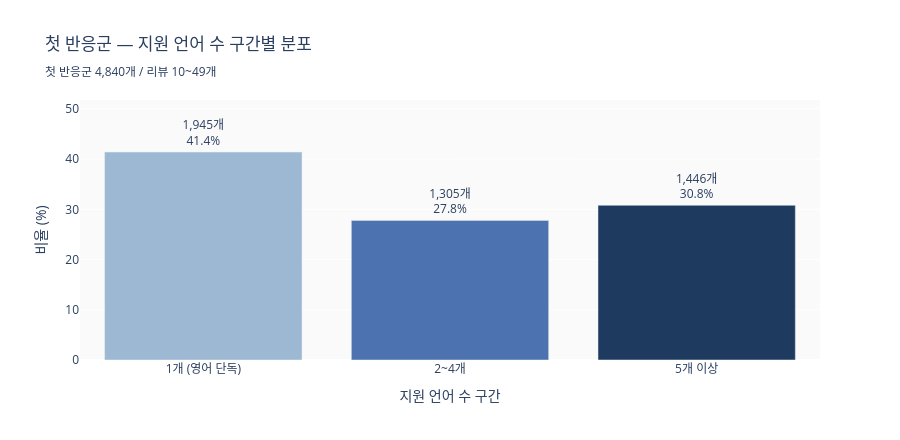

Notebook source saved alongside this figure:
### Markdown cell above
**해석:** 첫 반응군에서 영어 단독 지원 비율은 41.4%로 무반응 그룹(56.7%)보다 15.3%p 낮다. 5개 이상 지원 비율은 30.8%로 무반응 대비 10.9%p 높아, 다국어 지원이 첫 반응 달성과 연관되는 경향이 확인된다.

### Code cell
fig = go.Figure()

fig.add_trace(go.Bar(
    x=first_dist['lang_group'].astype(str),
    y=first_dist['ratio'].round(1),
    marker_color=COLORS_GROUP,
    text=[
        f"{row['game_count']:,}개<br>{row['ratio']:.1f}%"
        for _, row in first_dist.iterrows()
    ],
    textposition='outside',
    textfont=dict(size=12),
    hovertemplate='<b>%{x}</b><br>게임 수: %{customdata:,}<br>비율: %{y:.1f}%<extra></extra>',
    customdata=first_dist['game_count'],
))

fig.update_layout(
    title=(
        '첫 반응군 — 지원 언어 수 구간별 분포<br>'
        f'<sub>첫 반응군 {len(df_first):,}개 / 리뷰 10~49개</sub>'
    ),
    xaxis_title='지원 언어 수 구간',
    yaxis_title='비율 (%)',
    yaxis=dict(range=[0, first_dist['ratio'].max() * 1.25]),
    height=440,
    plot_bgcolor='#FAFAFA',
    showlegend=False,
)

fig.show()

### Figure 1 — Plotly figure (JSON) as saved in the notebook; plotly's stock layout.template omitted (floating-point values rounded to 4 significant figures)
{"data": [{"customdata": [1945, 1305, 1446], "hovertemplate": "<b>%{x}</b><br>게임 수: %{customdata:,}<br>비율: %{y:.1f}%<extra></extra>", "marker": {"color": ["#9DB8D2", "#4C72B0", "#1E3A5F"]}, "text": ["1,945개<br>41.4%", "1,305개<br>27.8%", "1,446개<br>30.8%"], "textfont": {"size": 12}, "textposition": "outside", "type": "bar", "x": ["1개 (영어 단독)", "2~4개", "5개 이상"], "y": [41.4, 27.8, 30.8]}], "layout": {"height": 440, "plot_bgcolor": "#FAFAFA", "showlegend": false, "title": {"text": "첫 반응군 — 지원 언어 수 구간별 분포<br><sub>첫 반응군 4,840개 / 리뷰 10~49개</sub>"}, "xaxis": {"title": {"text": "지원 언어 수 구간"}}, "yaxis": {"range": [0, 51.77], "title": {"text": "비율 (%)"}}}}
